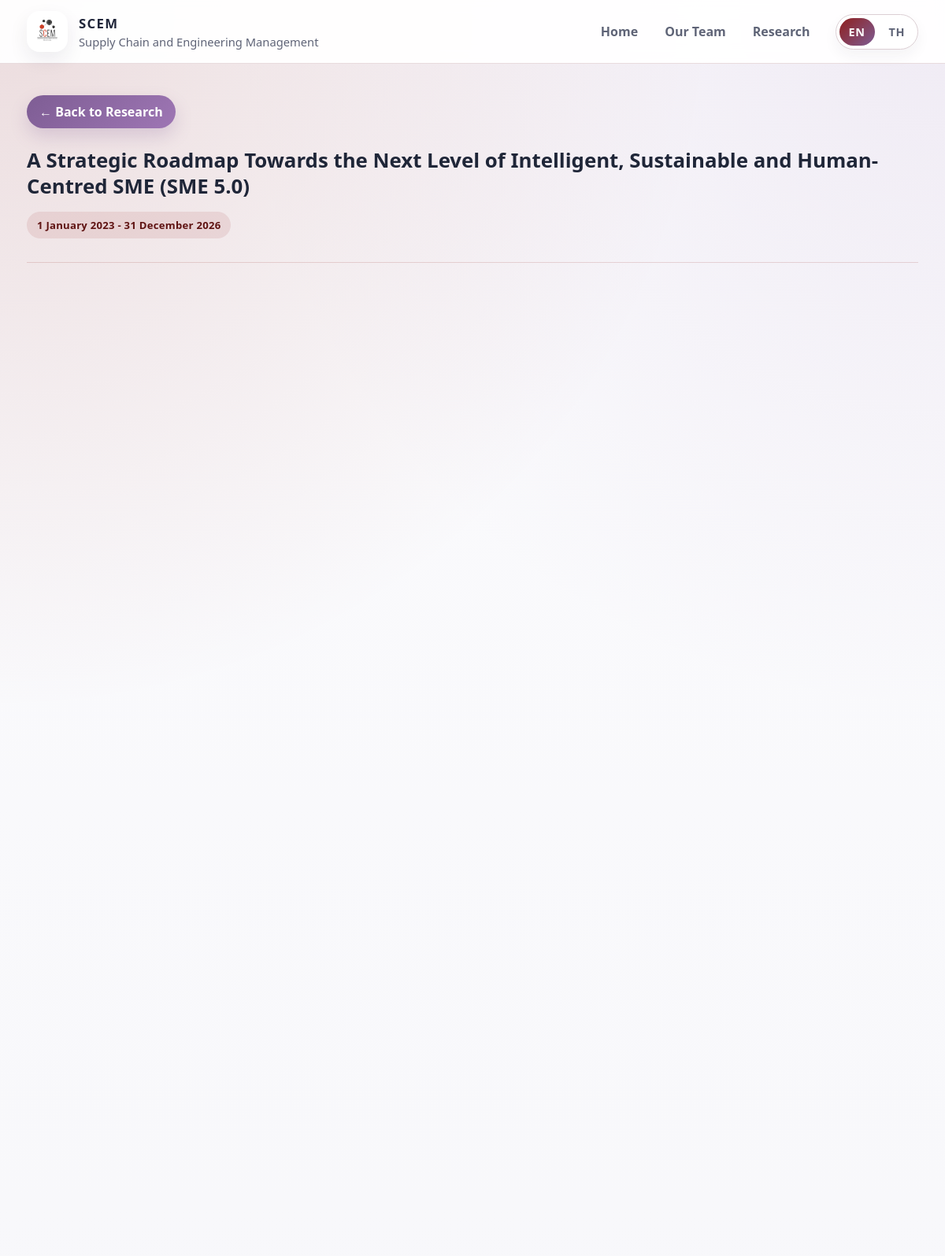
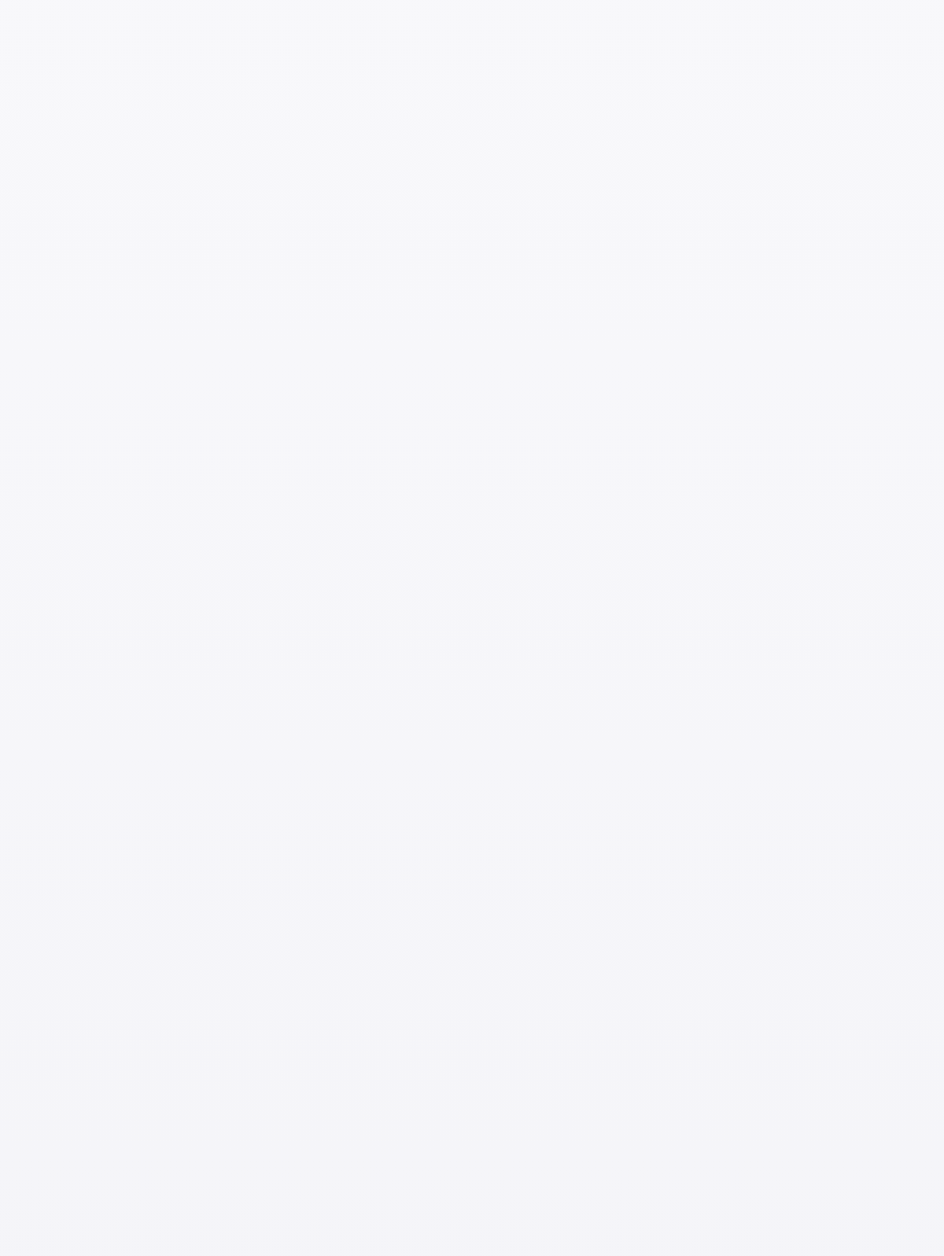
The app's page /project/152 (upper part) with its own data (2 pictures, top to bottom).
### tables this page shows
CREATE TABLE research_projects (
            id INTEGER PRIMARY KEY AUTOINCREMENT,
            project_type TEXT NOT NULL CHECK (project_type IN ('ongoing', 'finished')),
            sort_order INTEGER NOT NULL DEFAULT 0,
            year_en TEXT,
            year_th TEXT,
            title_en TEXT NOT NULL,
            title_th TEXT NOT NULL,
            leader_en TEXT,
            leader_th TEXT,
            deputy_en TEXT,
            deputy_th TEXT,
            researcher_en TEXT,
            researcher_th TEXT,
            engineer_en TEXT,
            engineer_th TEXT,
            description_en TEXT,
            description_th TEXT
        , assistant_en TEXT, assistant_th TEXT, duration_en TEXT, duration_th TEXT, lead_unit_en TEXT, lead_unit_th TEXT, partner_en TEXT, partner_th TEXT, funding_en TEXT, funding_th TEXT, collaboration_details_en TEXT, collaboration_details_th TEXT, notes TEXT, leader_photo_filename TEXT, deputy_photo_filename TEXT, coordinator_en TEXT, coordinator_th TEXT, coordinator_photo_filename TEXT, advisor_en TEXT, advisor_th TEXT, advisor_photo_filename TEXT, budget_en TEXT, budget_th TEXT, custom_team_fields_json TEXT, custom_detail_fields_json TEXT);

### routes/public_routes.py (the view)
@public_bp.route("/project/<int:project_id>")
def project_detail(project_id):
    project = get_project_by_id(project_id)
    if project is None or project["project_type"] != "ongoing":
        abort(404)
    project_team_profiles = get_project_team_profiles(project)
    return render_template(
        "project_detail.html",
        project=project,
        project_team_profiles=project_team_profiles,
    )

### database.py (called while the page is built, shortened)
def get_db_connection():
    connection = sqlite3.connect(DATABASE_PATH)
    connection.row_factory = sqlite3.Row
    return connection

def normalize_staff_position(position_text):
    return (position_text or "").strip().lower()

def load_scopus_seed_rows():
    if not SCOPUS_RESULTS_FILE.exists():
        return []
    try:
        import csv
        with SCOPUS_RESULTS_FILE.open("r", encoding="utf-8-sig", newline="") as csvfile:
            reader = csv.DictReader(csvfile)
            return [row for row in reader if isinstance(row, dict)]
    except Exception:
        return []

def derive_staff_group(position_en="", position_th=""):
    position_key = normalize_staff_position(position_en) or normalize_staff_position(position_th)
    position_map = {
        "leader": "professor",
        "member": "professor",
        "advisor": "advisor",
        "researcher": "research_team",
        "หัวหน้า": "professor",
        "สมาชิก": "professor",
        "ที่ปรึกษา": "advisor",
        "นักวิจัย": "research_team",
    }
    return position_map.get(position_key, "professor")

def get_project_by_id(project_id):
    ensure_research_projects_table()
    connection = get_db_connection()
    project = connection.execute(
        """
        SELECT *
        FROM research_projects
        WHERE id = ?
        """,
        (project_id,)
    ).fetchone()
    connection.close()
    return project

def normalize_project_person_name(name):
    cleaned_name = (name or "").strip().lower()
    cleaned_name = cleaned_name.replace("\n", " ").replace("\t", " ")
    cleaned_name = re.sub(r"[.,;:()\-_/]", " ", cleaned_name)
    removable_tokens = {
        "assoc", "associate", "asst", "assistant", "prof", "professor", "distinguished",
        "of", "practice", "dr", "ph", "d", "phd", "eng", "deng", "miss", "mr", "mrs", "ms",
        "รองศาสตราจารย์", "ผู้ช่วยศาสตราจารย์", "ศาสตราจารย์", "ศาสตราจารย์เชี่ยวชาญพิเศษ",
        "อาจารย์", "ดร", "ผศ", "รศ", "ศ", "นางสาว", "นาย", "นาง",
    }
    normalized_tokens = []
    for token in cleaned_name.split():
        compact_token = token.strip()
        if compact_token and compact_token not in removable_tokens:
            normalized_tokens.append(compact_token)
    return "".join(normalized_tokens)

def parse_project_custom_fields(raw_text):
    if not raw_text:
        return []

### templates/project_detail.html (shortened to what this page needs)
<!DOCTYPE html>
<html lang="{{ current_language }}">
<head>
    <link rel="stylesheet" href="{{ url_for('static', filename='css/style.css') }}">
    <link rel="stylesheet" href="{{ url_for('static', filename='css/responsive.css') }}">
</head>
<body data-language="{{ current_language }}">
    {% include "_public_header.html" %}
    <main class="home-page project-detail-page">
        <section class="hero-section reveal-card project-detail-hero">
            <div class="project-detail-topline">
                <a class="back-link project-detail-back" href="{{ url_for('public.research') }}">
                    {% if current_language == "th" %}
                        ← กลับไปหน้าโครงการวิจัย
                    {% else %}
                        ← Back to Research
                    {% endif %}
                </a>
            </div>
            <h1>{{ field_text(project, "title") }}</h1>
            {% if field_text(project, "duration") or field_text(project, "year") %}
                <div class="project-detail-meta">
                    <span class="research-status-pill ongoing-pill">{{ field_text(project, "duration") or field_text(project, "year") }}</span>
                </div>
            {% endif %}
        </section>
            {% set custom_team_fields = project_custom_team_fields(project) %}
            {% set custom_detail_fields = project_custom_detail_fields(project) %}
    </main>
</body>
</html>

### static/css/style.css (style rules this page uses)
:root { --bg: #f4f4f8; --research-bg: #fbf8f9; --surface: #ffffff; --surface-soft: #fcf7f7; --border: #e7d8db; --text: #20263a; --muted: #5f6477; --accent: #8f1f1d; --accent-dark: #5f1312; --accent-soft: #c64c35; --portrait-frame: #9b5a50; --portrait-frame-width: 4px; --cmu-purple: rgb(158, 118, 180); --cmu-purple-dark: #7e5d94; --navy: #242c3b; --shadow: 0 16px 36px rgba(32, 38, 58, 0.1); }
* { box-sizing: border-box; }
body { margin: 0; font-family: "Segoe UI", Tahoma, Geneva, Verdana, sans-serif; background: radial-gradient(circle at top left, rgba(143, 31, 29, 0.14), transparent 24%), radial-gradient(circle at top right, rgba(158, 118, 180, 0.12), transparent 24%), linear-gradient(180deg, #fbfbfd 0%, var(--bg) 100%); color: var(--text); overflow-x: hidden; }
a { color: inherit; }
.home-page { max-width: 1180px; margin: 0 auto; padding: 40px 24px 72px; }
.hero-copy h1, .hero-section h1 { margin: 0 0 14px; font-size: clamp(2.2rem, 4vw, 3.5rem); line-height: 1.12; overflow-wrap: anywhere; }
.hero-section { margin-bottom: 32px; }
.back-link { display: inline-block; margin-bottom: 16px; text-decoration: none; color: var(--accent); font-weight: 600; }
.project-detail-meta { display: flex; gap: 10px; flex-wrap: wrap; margin-bottom: 6px; }
.project-detail-page .hero-section h1 { max-width: 1120px; margin-bottom: 16px; color: #1f2638; font-size: clamp(1.55rem, 2.15vw, 2.35rem); line-height: 1.28; }
.project-detail-hero { background: transparent; color: var(--text); border-radius: 0; padding: 0 0 30px; box-shadow: none; position: relative; overflow: visible; border-bottom: 1px solid rgba(143, 31, 29, 0.16); }
.project-detail-hero::after { display: none; }
.project-detail-hero .hero-subtitle, .project-detail-hero .back-link { color: var(--muted); }
.project-detail-topline { display: flex; flex-wrap: wrap; align-items: center; gap: 12px; margin-bottom: 24px; }
.project-detail-back { display: inline-flex; margin-bottom: 0; padding: 10px 16px; border-radius: 999px; background: linear-gradient(135deg, var(--cmu-purple-dark) 0%, var(--cmu-purple) 100%); text-decoration: none; color: #ffffff !important; font-weight: 800; box-shadow: 0 10px 22px rgba(126, 93, 148, 0.22); }
.project-detail-page .project-detail-meta { margin-bottom: 0; }
.project-detail-page .research-status-pill { border-radius: 999px; padding: 8px 13px; }
.research-status-pill, .section-badge { display: inline-flex; align-items: center; justify-content: center; padding: 7px 12px; border-radius: 999px; font-size: 0.82rem; font-weight: 700; letter-spacing: 0.02em; }
.ongoing-pill { background: rgba(143, 31, 29, 0.1); color: var(--accent-dark); }
.reveal-card { opacity: 0; transform: translateY(26px); transition: opacity 0.55s ease, transform 0.55s ease; transition-delay: var(--reveal-delay, 0ms); }
.reveal-card.is-visible { opacity: 1; transform: translateY(0); }

### records on screen
research_projects: title_en "A Strategic Roadmap Towards the Next Level of Intelligent, Sustainable and Human-Centred SME (SME 5.0)", duration_en "1 January 2023 - 31 December 2026"
